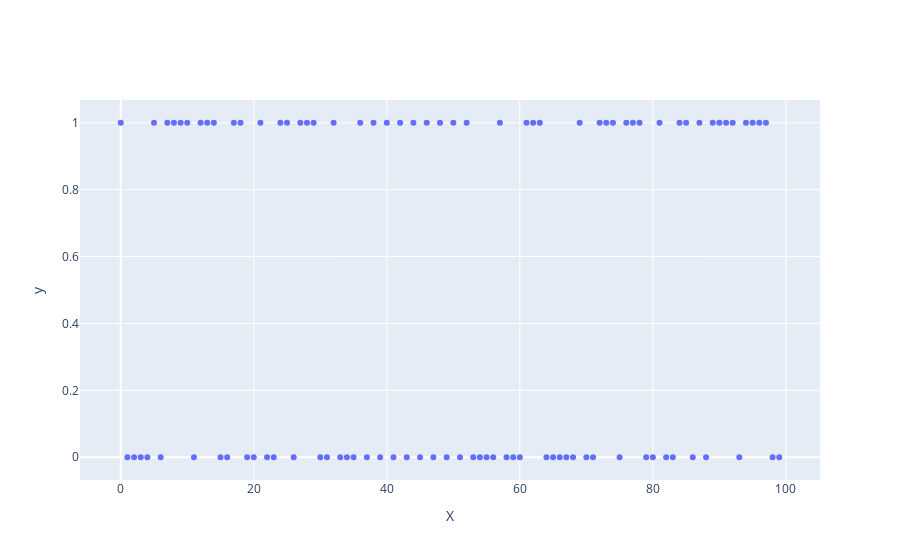

Write notebook code for a chart like this one.
### Markdown cell above
## Binary Classification

### Code cell
X, y = make_classification(n_classes=2)
x = np.arange(0, y.shape[0])
pp.plot_data(x, y, x_label="X", y_label="y")

### Figure 1 — Plotly figure (JSON) as saved in the notebook; plotly's stock layout.template omitted (floating-point values rounded to 4 significant figures)
{"data": [{"mode": "markers", "name": "", "text": "", "type": "scatter", "x": [0, 1, 2, 3, 4, 5, 6, 7, 8, 9, 10, 11, 12, 13, 14, 15, 16, 17, 18, 19, 20, 21, 22, 23, 24, 25, 26, 27, 28, 29, 30, 31, 32, 33, 34, 35, 36, 37, 38, 39, 40, 41, 42, 43, 44, 45, 46, 47, 48, 49, 50, 51, 52, 53, 54, 55, 56, 57, 58, 59, 60, 61, 62, 63, 64, 65, 66, 67, 68, 69, 70, 71, 72, 73, 74, 75, 76, 77, 78, 79, 80, 81, 82, 83, 84, 85, 86, 87, 88, 89, 90, 91, 92, 93, 94, 95, 96, 97, 98, 99], "y": [1, 0, 0, 0, 0, 1, 0, 1, 1, 1, 1, 0, 1, 1, 1, 0, 0, 1, 1, 0, 0, 1, 0, 0, 1, 1, 0, 1, 1, 1, 0, 0, 1, 0, 0, 0, 1, 0, 1, 0, 1, 0, 1, 0, 1, 0, 1, 0, 1, 0, 1, 0, 1, 0, 0, 0, 0, 1, 0, 0, 0, 1, 1, 1, 0, 0, 0, 0, 0, 1, 0, 0, 1, 1, 1, 0, 1, 1, 1, 0, 0, 1, 0, 0, 1, 1, 0, 1, 0, 1, 1, 1, 1, 0, 1, 1, 1, 1, 0, 0]}], "layout": {"title": {"text": ""}, "xaxis": {"title": {"text": "X"}}, "yaxis": {"title": {"text": "y"}}}}
